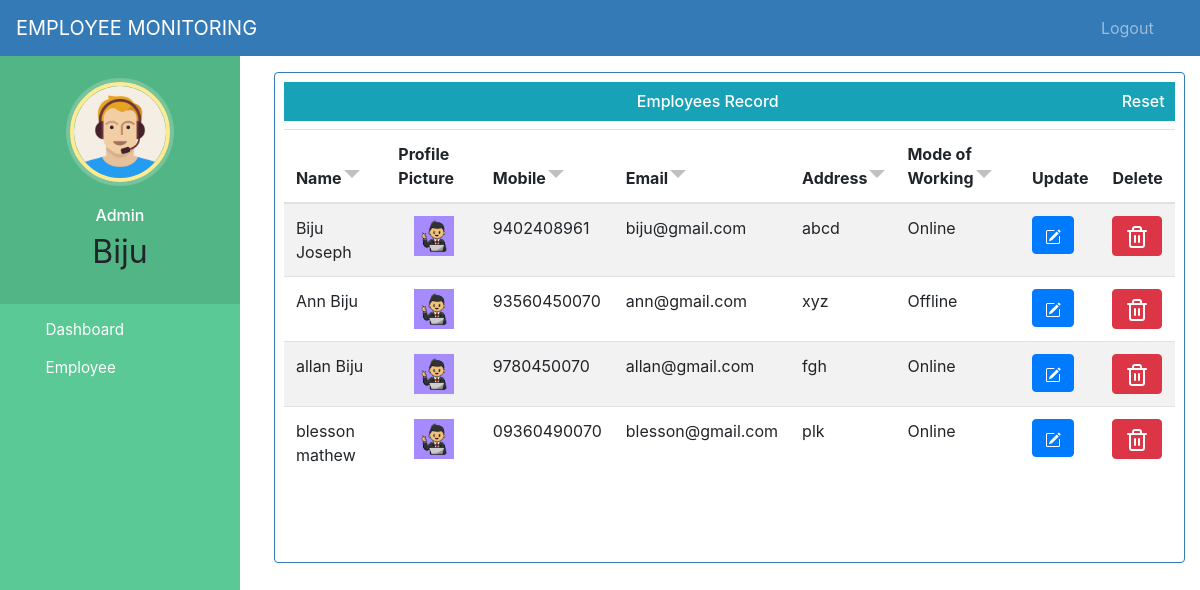
The page /employee-sort-view (signed in) on the database its author committed.
### employee/models.py (models this page shows, shortened)
class Employee(models.Model):
    user = models.OneToOneField(User, on_delete=models.CASCADE)
    profile_pic = models.ImageField(upload_to='profile_pic/EmployeeProfilePic/', null=True, blank=True)
    mode = models.CharField(max_length=128, choices=mode_status, default='Offline')
    address = models.CharField(max_length=128)
    mobile = models.CharField(max_length=12, null=True)
    email = models.EmailField(max_length=128, null=True)
    status = models.BooleanField(default=False)
    last_activity = models.DateTimeField(null=True, blank=True)
    @property
    def get_name(self):
        return self.user.first_name + " " + self.user.last_name
    def __str__(self):
        return f"{self.user.first_name} - {'Online' if self.status else 'Offline'}"

### employee/views.py (the view)
# urls.py: path('employee-sort-view',views.employee_sort_view,name='employee-sort-view'),
def employee_sort_view(request):
    employees = Employee.objects.all().order_by('user')
    for i in employees:
        print(i)
    return render(request, 'admin_sort_view.html', {'employees': employees})

### templates/admin_sort_view.html (shortened to what this page needs)
{% extends 'admin_base.html' %}
{% block content %}
{%load static%}
  <link rel="stylesheet" href="{% static 'css/sort.css' %}">
<br><br><br>
{% include 'messages.html' %}
<div class="container">
  <div class="bor">
    <div class="tableFixHead">
      <h6 class="bg-info" style="padding:10px; text-align:center;">Employees Record
      <a style="float:right; text-decoration: none; color:white" href="/admin-view-employee">Reset</a>
      </h6>
       <table class="table table-striped" id="myTable">
      <thead>
        <tr>
          <th onclick="sortTable(0)" class="headerSortDown">Name</th>
          <th>Profile Picture</th>
          <th onclick="sortTable(0)" class="headerSortDown">Mobile</th>
          <th onclick="sortTable(0)" class="headerSortDown">Email</th>
          <th onclick="sortTable(0)" class="headerSortDown">Address</th>
          <th onclick="sortTable(0)" class="headerSortDown">Mode of Working</th>
          <th>Update</th>
          <th>Delete</th>
        </tr>
      </thead>
      {% for e in employees %}
      <tr>
        <td> {{e.get_name}}</td>
        <td> <center>
          {% if e.profile_pic %}
          <img src="{{ e.profile_pic.url }}" alt="Profile Pic missing" height="40px" width="40px" />
          {% else %}
          No Profile Pic
          {% endif %}
        </center></td>
        <td>{{e.mobile}}</td>
        <td>{{e.email}}</td>
        <td>{{e.address}}</td>
        <td>{{e.mode}}</td>
        <td><a class="btn btn-primary btn-xs" href="{% url 'admin-update-employee' e.id  %}">
        </a></td>
        <td><a class="btn btn-danger btn-xs" href="{% url 'admin-delete-employee' e.id  %}"
                onclick="return confirm('Are you sure you want to delete this?')">
          </a>
        </td>
      </tr>
      {% endfor %}
    </table>
  </div>
</div>
  </div>
{% endblock content %}

### templates/admin_base.html (shortened to what this page needs)
<!DOCTYPE html>
{% load static %}
<html lang="en">
<head>
  <link rel="stylesheet" href="https://stackpath.bootstrapcdn.com/bootstrap/4.3.1/css/bootstrap.min.css">
  <link rel="stylesheet" href="https://maxcdn.bootstrapcdn.com/font-awesome/4.7.0/css/font-awesome.min.css">
  <link rel="stylesheet" href="{% static '/style.css' %}">
</head>
<body>
  <nav class="menu" tabindex="0">
    <header class="avatar">
      <img src="{% static 'images/adminpropic.png' %}" />
      <br><br>
      <h6 >Admin</h6>
      <h2>{{request.user.first_name}}</h2>
    </header>
    <ul>
      <a style="color:white; text-decoration:none;" href="/admin-dashboard"><li tabindex="0" class="icon-dashboard"><span>Dashboard</span></li></a>
      <a style="color:white; text-decoration:none;" href="/admin-employee"><li tabindex="0" class="icon-user"><span>Employee</span></li></a>
    </ul>
  </nav>
  <main>
    <div class="bs-example">
      <nav class="navbar navbar-expand-md  navbar-dark fixed-top" style="background:#337AB7;">
        <a href="/admin-dashboard" class="navbar-brand">EMPLOYEE MONITORING</a>
        <div class="collapse navbar-collapse justify-content-between" id="navbarCollapse">
          <div class="navbar-nav" style=" margin-left: 90%;">
            <a href="/logout" class="nav-item nav-link">Logout</a>
          </div>
        </div>
      </nav>
    </div>
    {% block content %}
    {% endblock content %}
  </main>
</body>
</html>

### static/css/style.css (style rules this page uses)
body { padding-left: 240px; }
main { position: relative; height: 100vh; }
.menu { background: #5bc995; height: 100vh; width: 240px; position: fixed; top: 0px; left: 0; z-index: 5; outline: none; }
.menu .avatar { background: rgba(0, 0, 0, 0.1); padding: 2em 0.5em; text-align: center; }
.menu .avatar img { width: 100px; border-radius: 50%; overflow: hidden; border: 4px solid #ffea92; box-shadow: 0 0 0 4px rgba(255, 255, 255, 0.2); }
.menu .avatar h2 { font-weight: normal; margin-bottom: 0; }
.menu ul { list-style: none; padding: 0.5em 0; margin: 0; }
.menu ul li { padding: 0.5em 1em 0.5em 3em; font-size: 0.95em; font-weight: regular; background-repeat: no-repeat; background-position: left 15px center; background-size: auto 20px; transition: all 0.15s linear; cursor: pointer; }
.menu ul li.icon-dashboard { background-image: url("http://www.entypo.com/images//gauge.svg"); }
.menu ul li.icon-user { background-image: url("http://www.entypo.com/images//user.svg"); }

### static/css/sort.css (style rules this page uses)
th { cursor: pointer; }
.headerSortDown:after { content: ' '; position: relative; left: 2px; border: 8px solid transparent; }
.headerSortDown:after { top: 10px; border-top-color: silver; }
.headerSortDown { padding-right: 10px; }

### templates/admin_base.html (style rules this page uses)
a:link { text-decoration: none; }
a { color: white; }
body { padding-left: 240px; }
main { position: relative; height: 100vh; }
.menu { background: #5bc995; height: 100vh; width: 240px; position: fixed; top: 50px; left: 0; z-index: 5; outline: none; }
.menu .avatar { background: rgba(0, 0, 0, 0.1); padding: 2em 0.5em; text-align: center; }
.menu .avatar img { width: 100px; border-radius: 50%; overflow: hidden; border: 4px solid #ffea92; box-shadow: 0 0 0 4px rgba(255, 255, 255, 0.2); }
.menu .avatar h2 { font-weight: normal; margin-bottom: 0; }
.menu ul { list-style: none; padding: 0.5em 0; margin: 0; }
.menu ul li { padding: 0.5em 1em 0.5em 3em; font-size: 0.95em; font-weight: regular; background-repeat: no-repeat; background-position: left 15px center; background-size: auto 20px; transition: all 0.15s linear; cursor: pointer; }
.menu ul li.icon-dashboard { background-image: url("http://www.entypo.com/images//gauge.svg"); }
.menu ul li.icon-user { background-image: url("http://www.entypo.com/images//user.svg"); }

### templates/admin_sort_view.html (style rules this page uses)
a:link { text-decoration: none; }
h6 { text-align: center; }
.menu { top: 50px; }
h6 { color: white; }
.bor { padding:1%; margin-left:2%; border:1px solid transparent;border-radius:4px; border-color:#337ab7; }
.tableFixHead { overflow-y: auto; height: 470px; }
.tableFixHead thead th { position: sticky; top: 0; }
.tableFixHead h6 { position: sticky; }
th { background-color: white; }

### rows shown on the page
Employee: get_name "Biju Joseph", profile_pic (picture), mobile "9402408961", email "biju@gmail.com", address "abcd", mode "Online"
Employee: get_name "Ann Biju", profile_pic (picture), mobile "93560450070", email "ann@gmail.com", address "xyz", mode "Offline"
Employee: get_name "allan Biju", profile_pic (picture), mobile "9780450070", email "allan@gmail.com", address "fgh", mode "Online"
Employee: get_name "blesson mathew", profile_pic (picture), mobile "09360490070", email "blesson@gmail.com", address "plk", mode "Online"

### other values the page prints
{{ request.user.first_name }} "Biju"
